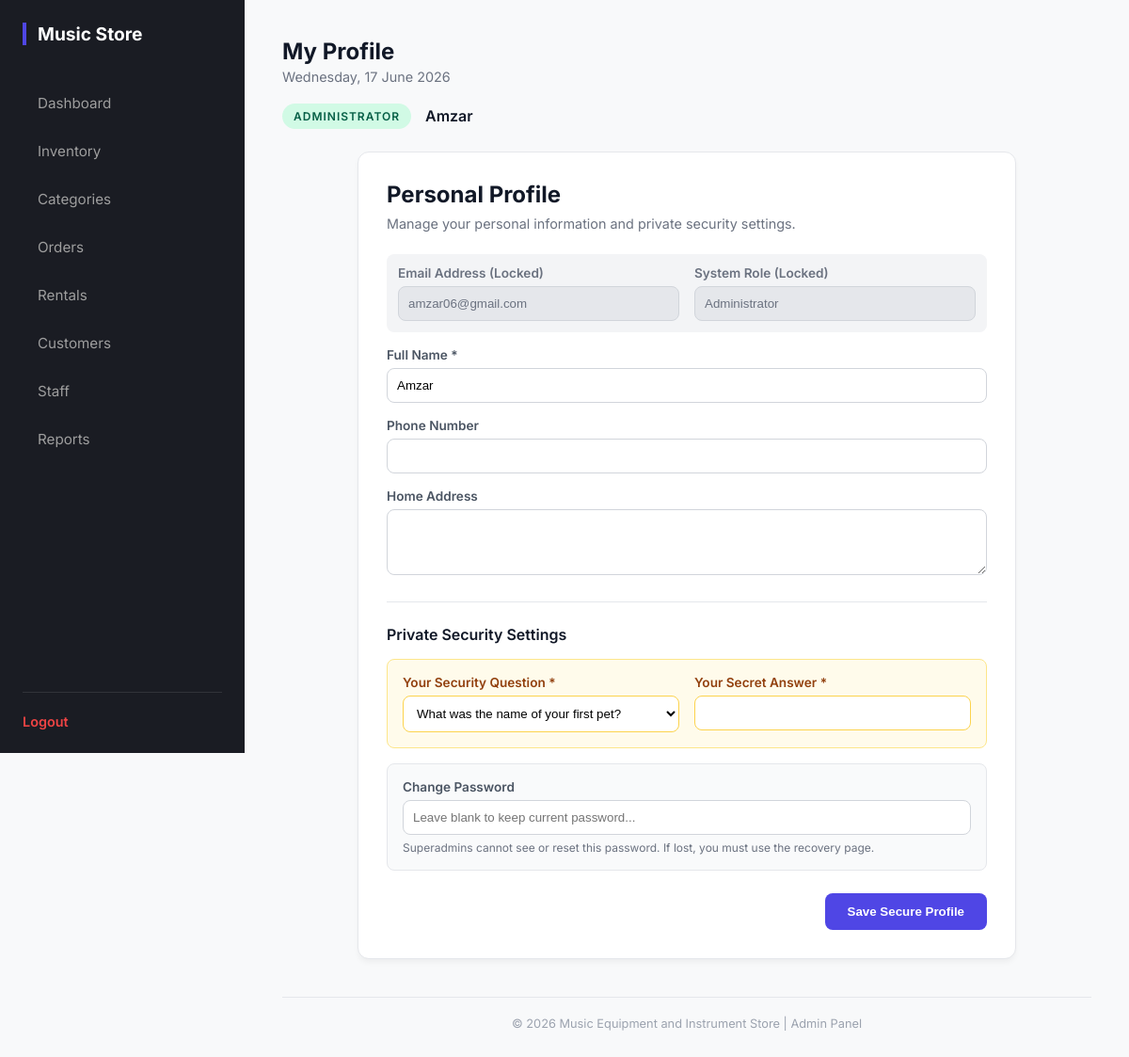
The app's page /admin/admin_profile.php (signed in) with its own data.
### tables this page shows
CREATE TABLE `staff` (
  `staff_id` int(11) NOT NULL,
  `staff_name` varchar(255) NOT NULL,
  `staff_email` varchar(255) NOT NULL,
  `staff_password` varchar(255) NOT NULL,
  `staff_phone_number` varchar(20) DEFAULT NULL,
  `staff_address` text DEFAULT NULL,
  `staff_role` enum('Staff','Administrator') NOT NULL,
  `created_at` timestamp NOT NULL DEFAULT current_timestamp(),
  `status` enum('Active','Suspended','Inactive') NOT NULL DEFAULT 'Active'
);

### admin/admin_profile.php (the view, shortened to what this page needs)
<?php
require_once('../database.php');
$current_user_id = intval($_SESSION['staff_id']);
$query = "SELECT * FROM staff WHERE staff_id = $current_user_id";
$result = mysqli_query($conn, $query);
$staff = mysqli_fetch_assoc($result);
require_once('admin_header.php');
?>
<div style="max-width: 700px; margin: 0 auto; margin-top: 20px;">
    <div style="background: white; padding: 30px; border-radius: 12px; box-shadow: 0 4px 6px -1px rgba(0,0,0,0.05); border: 1px solid #e5e7eb;">
        <h3 style="margin-top: 0; margin-bottom: 8px; font-weight: 700; color: #111827; font-size: 1.5rem;">Personal Profile</h3>
        <p style="color: #6b7280; font-size: 0.9rem; margin-bottom: 24px;">Manage your personal information and private security settings.</p>
        <form action="admin_profile.php" method="POST">
            <div style="display: grid; grid-template-columns: 1fr 1fr; gap: 16px; margin-bottom: 16px; padding: 12px; background: #f3f4f6; border-radius: 8px;">
                <div>
                    <label style="display: block; font-size: 0.85rem; font-weight: 600; margin-bottom: 6px; color: #6b7280;">Email Address (Locked)</label>
                    <input type="text" disabled value="<?php echo htmlspecialchars($staff['staff_email']); ?>" style="width: 100%; padding: 10px; border: 1px solid #d1d5db; border-radius: 8px; background: #e5e7eb; color: #6b7280; box-sizing: border-box;">
                </div>
                <div>
                    <label style="display: block; font-size: 0.85rem; font-weight: 600; margin-bottom: 6px; color: #6b7280;">System Role (Locked)</label>
                    <input type="text" disabled value="<?php echo htmlspecialchars($staff['staff_role']); ?>" style="width: 100%; padding: 10px; border: 1px solid #d1d5db; border-radius: 8px; background: #e5e7eb; color: #6b7280; box-sizing: border-box;">
                </div>
            </div>
            <div style="margin-bottom: 16px;">
                <label style="display: block; font-size: 0.85rem; font-weight: 600; margin-bottom: 6px; color: #4b5563;">Full Name *</label>
                <input type="text" name="staff_name" required value="<?php echo htmlspecialchars($staff['staff_name']); ?>" style="width: 100%; padding: 10px; border: 1px solid #d1d5db; border-radius: 8px; outline: none; box-sizing: border-box;">
            </div>
            <div style="margin-bottom: 16px;">
                <label style="display: block; font-size: 0.85rem; font-weight: 600; margin-bottom: 6px; color: #4b5563;">Phone Number</label>
                <input type="text" name="staff_phone_number" value="<?php echo htmlspecialchars($staff['staff_phone_number']); ?>" style="width: 100%; padding: 10px; border: 1px solid #d1d5db; border-radius: 8px; outline: none; box-sizing: border-box;">
            </div>
            <div style="margin-bottom: 24px;">
                <label style="display: block; font-size: 0.85rem; font-weight: 600; margin-bottom: 6px; color: #4b5563;">Home Address</label>
                <textarea name="staff_address" rows="3" style="width: 100%; padding: 10px; border: 1px solid #d1d5db; border-radius: 8px; font-family: inherit; outline: none; box-sizing: border-box; resize: vertical;"><?php echo htmlspecialchars($staff['staff_address']); ?></textarea>
            </div>
            <hr style="border: 0; border-top: 1px solid #e5e7eb; margin: 24px 0;">
            <h4 style="margin-top: 0; margin-bottom: 16px; font-weight: 600; color: #111827;">Private Security Settings</h4>
            <div style="display: grid; grid-template-columns: 1fr 1fr; gap: 16px; margin-bottom: 16px; padding: 16px; background: #fffbeb; border: 1px solid #fde68a; border-radius: 8px;">
                <div>
                    <label style="display: block; font-size: 0.85rem; font-weight: 600; margin-bottom: 6px; color: #92400e;">Your Security Question *</label>
                    <select name="security_question" required style="width: 100%; padding: 10px; border: 1px solid #fcd34d; border-radius: 8px; background: white; outline: none; box-sizing: border-box;">
                        <option value="What was the name of your first pet?" <?php echo ($staff['security_question'] == 'What was the name of your first pet?') ? 'selected' : ''; ?>>What was the name of your first pet?</option>
                    </select>
                </div>
                <div>
                    <label style="display: block; font-size: 0.85rem; font-weight: 600; margin-bottom: 6px; color: #92400e;">Your Secret Answer *</label>
                    <input type="text" name="security_answer" required value="<?php echo htmlspecialchars($staff['security_answer']); ?>" style="width: 100%; padding: 10px; border: 1px solid #fcd34d; border-radius: 8px; outline: none; box-sizing: border-box;">
                </div>
            </div>
            <div style="padding: 16px; background: #f9fafb; border: 1px solid #e5e7eb; border-radius: 8px; margin-bottom: 24px;">
                <label style="display: block; font-size: 0.85rem; font-weight: 600; margin-bottom: 6px; color: #4b5563;">Change Password</label>
                <input type="password" name="new_password" placeholder="Leave blank to keep current password..." style="width: 100%; padding: 10px; border: 1px solid #d1d5db; border-radius: 8px; outline: none; box-sizing: border-box;">
                <p style="margin: 6px 0 0 0; font-size: 0.75rem; color: #6b7280;">Superadmins cannot see or reset this password. If lost, you must use the recovery page.</p>
            </div>
            <div style="display: flex; gap: 12px; justify-content: flex-end;">
                <button type="submit" name="update_profile" style="padding: 12px 24px; background: #4f46e5; color: white; border: none; border-radius: 8px; font-weight: 600; cursor: pointer; transition: 0.2s;" onmouseover="this.style.backgroundColor='#4338ca'" onmouseout="this.style.backgroundColor='#4f46e5'">
                    Save Secure Profile
                </button>
            </div>
        </form>
    </div>
</div>
<?php require_once('admin_footer.php'); ?>

### admin/admin.css (style rules this page uses)
:root { --sidebar-bg: #1a1c23; --sidebar-text: #9e9e9e; --sidebar-hover: #ffffff; --accent-color: #4f46e5; --bg-light: #f8f9fa; --white: #ffffff; --border-color: #e5e7eb; --text-main: #111827; --sidebar-width: 260px; }
*, *::before, *::after { box-sizing: border-box; margin: 0; padding: 0; }
body { font-family: 'Inter', 'DM Sans', sans-serif; background-color: var(--bg-light); color: var(--text-main); display: flex; }

### records on screen
staff: staff_email "amzar06@gmail.com", staff_role "Administrator", staff_name "Amzar"

### other values on screen
$page_title "My Profile"
$_SESSION['staff_role'] "ADMINISTRATOR"
$_SESSION['staff_name'] "Amzar"
